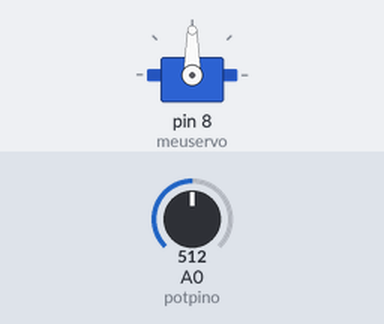
A sketch run on a simulated Arduino Uno, built with avr-gcc and run on an emulated ATmega328P. Shown: servo. The inputs (shaded band) are chosen by the test bench; at power-on: A0 (potpino) = 512.

Above: at 1.2 s.
1.3 s: A0 (potpino) set to 716
At 2.5 s:
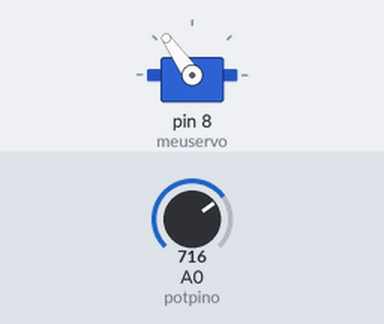
2.8 s: A0 (potpino) set to 900
At 3.3 s:
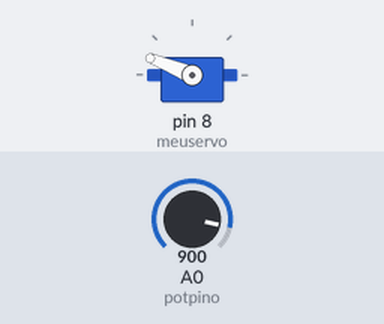
4.3 s: A0 (potpino) set to 1023
At 4.7 s:
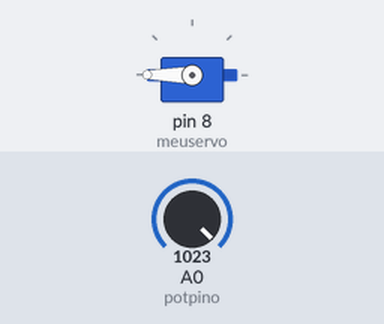
5.8 s: A0 (potpino) set to 306
At 6.8 s:
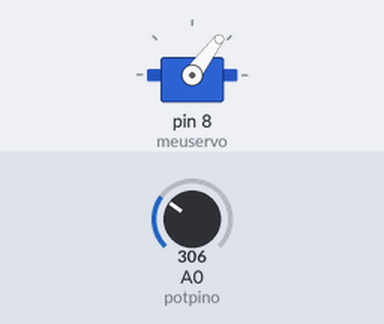
7.3 s: A0 (potpino) set to 122
At 8.2 s:
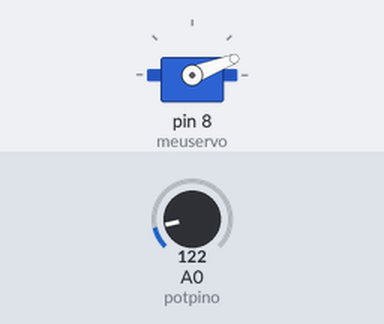
Timing chart, 0 to 9.8 s (numbered marks = the images above; inputs shaded):
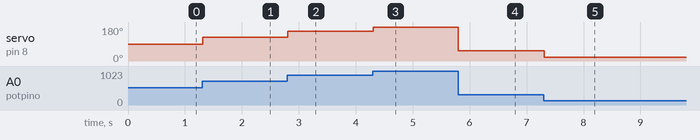

The sketch:

servo.ino
```cpp
#include <Servo.h>

Servo meuservo;

int potpino = 0;
int val;

void setup() {
  meuservo.attach(8);
}

void loop() {
  val = analogRead(potpino);
  val = map(val, 0, 1023, 0, 180);
  meuservo.write(val);
  delay(15);
}
```

Measured:
- after the input at 1.3 s, servo on pin 8 (meuservo): 90° → 125° at once
- after the input at 2.8 s, servo on pin 8 (meuservo): 125° → 158° at once
- after the input at 4.3 s, servo on pin 8 (meuservo): 158° → 180° at once
- after the input at 5.8 s, servo on pin 8 (meuservo): 180° → 53° at once
- after the input at 7.3 s, servo on pin 8 (meuservo): 53° → 21° at once
